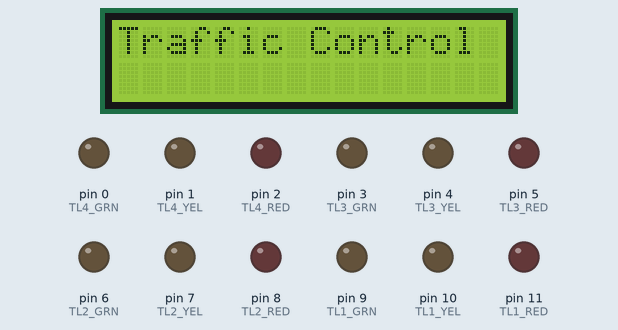
Simulated run of this program. Board: Arduino Uno, built with avr-gcc and run on an emulated ATmega328P. On the bench: 16×2 character LCD, output pins drawn as LEDs (lit = HIGH).

Above: at 0.1 s.
At 1.1 s:
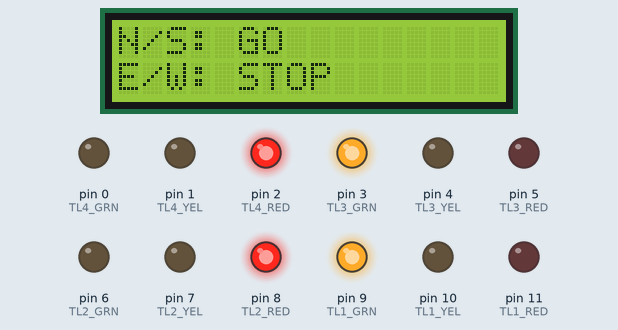
At 6.1 s:
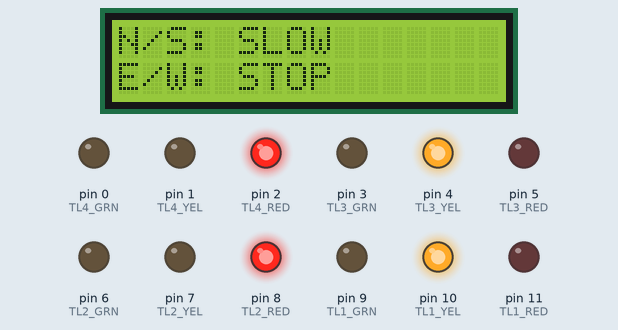
At 8.1 s:
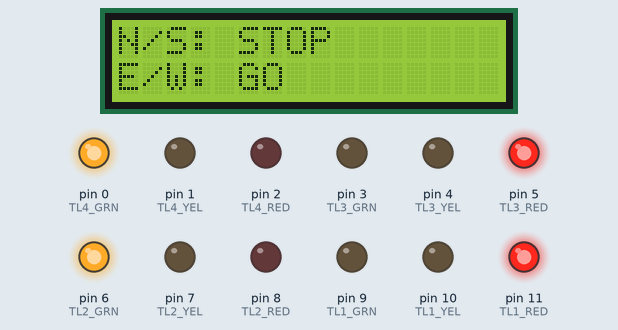
At 13.1 s:
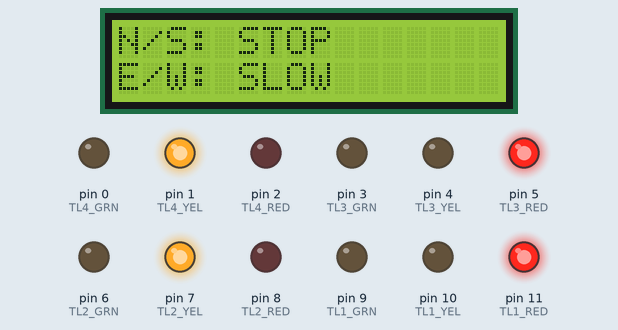
Timing chart, 0 to 37.6 s (numbered marks = the images above):
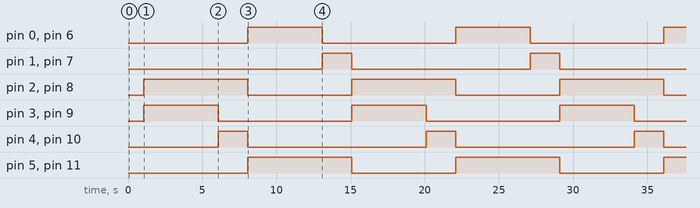

Measured:
- by itself, pin 0 (TL4_GRN), pin 3 (TL3_GRN), pin 6 (TL2_GRN), pin 9 (TL1_GRN): alternates HIGH for 5.0 s and LOW for 9.0 s
- by itself, pin 1 (TL4_YEL), pin 4 (TL3_YEL), pin 7 (TL2_YEL), pin 10 (TL1_YEL): alternates HIGH for 2.0 s and LOW for 12.0 s
- by itself, pin 2 (TL4_RED), pin 5 (TL3_RED), pin 8 (TL2_RED), pin 11 (TL1_RED): alternates HIGH for 7.0 s and LOW for 7.0 s
- what the display in image 1 shows lasts 5.0 s, from 1.1 s to 6.1 s
- what the display in image 2 shows lasts 2.0 s, from 6.1 s to 8.1 s

The program:

main.cpp
```cpp
#include <Arduino.h>
#include <LiquidCrystal.h>

LiquidCrystal lcd(A0, A1, A2, A3, A4, A5);

// Traffic Light 1 (North/South)
const int TL1_RED = 11; const int TL1_YEL = 10; const int TL1_GRN = 9;
// Traffic Light 3 (North/South)
const int TL3_RED = 5;  const int TL3_YEL = 4;  const int TL3_GRN = 3;

// Traffic Light 2 (East/West)
const int TL2_RED = 8;  const int TL2_YEL = 7;  const int TL2_GRN = 6;
// Traffic Light 4 (East/West)
const int TL4_RED = 2;  const int TL4_YEL = 1;  const int TL4_GRN = 0;

void setup() {
  for (int i = 0; i <= 11; i++) pinMode(i, OUTPUT);
  lcd.begin(16, 2);
  lcd.print("Traffic Control");
  delay(1000);
}

// Helper to reset all pins to off before the next phase
void allOff() {
  for (int i = 0; i <= 11; i++) digitalWrite(i, LOW);
}

void loop() {
  // PHASE 1: North/South GO (4 lights total)
  allOff();
  digitalWrite(TL1_GRN, HIGH); // N/S Green
  digitalWrite(TL3_GRN, HIGH); // N/S Green
  digitalWrite(TL2_RED, HIGH); // E/W Red
  digitalWrite(TL4_RED, HIGH); // E/W Red
  lcd.clear(); lcd.print("N/S: GO"); lcd.setCursor(0,1); lcd.print("E/W: STOP");
  delay(5000);

  // PHASE 2: North/South SLOW (4 lights total)
  allOff();
  digitalWrite(TL1_YEL, HIGH); // N/S Yellow
  digitalWrite(TL3_YEL, HIGH); // N/S Yellow
  digitalWrite(TL2_RED, HIGH); // E/W Red
  digitalWrite(TL4_RED, HIGH); // E/W Red
  lcd.clear(); lcd.print("N/S: SLOW"); lcd.setCursor(0,1); lcd.print("E/W: STOP");
  delay(2000);

  // PHASE 3: East/West GO (4 lights total)
  allOff();
  digitalWrite(TL1_RED, HIGH); // N/S Red
  digitalWrite(TL3_RED, HIGH); // N/S Red
  digitalWrite(TL2_GRN, HIGH); // E/W Green
  digitalWrite(TL4_GRN, HIGH); // E/W Green
  lcd.clear(); lcd.print("N/S: STOP"); lcd.setCursor(0,1); lcd.print("E/W: GO");
  delay(5000);

  // PHASE 4: East/West SLOW (4 lights total)
  allOff();
  digitalWrite(TL1_RED, HIGH); // N/S Red
  digitalWrite(TL3_RED, HIGH); // N/S Red
  digitalWrite(TL2_YEL, HIGH); // E/W Yellow
  digitalWrite(TL4_YEL, HIGH); // E/W Yellow
  lcd.clear(); lcd.print("N/S: STOP"); lcd.setCursor(0,1); lcd.print("E/W: SLOW");
  delay(2000);
}
```
